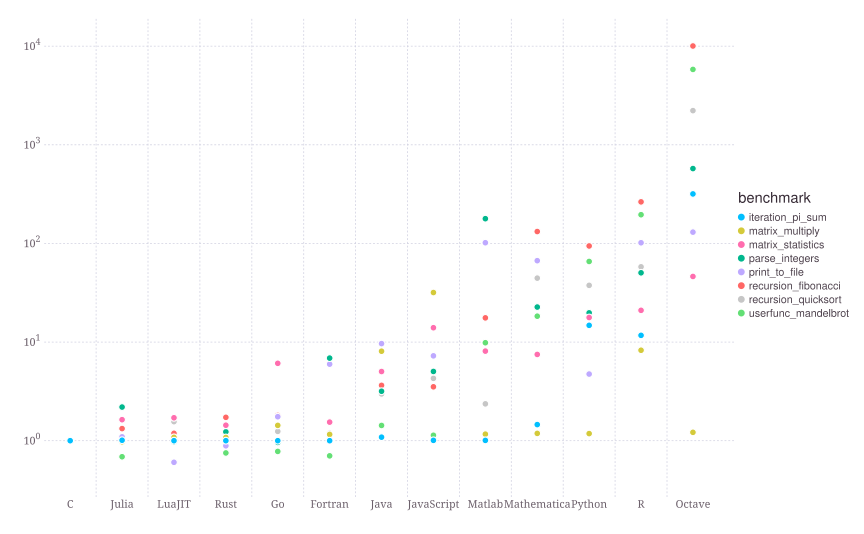

Reproduce this figure in Julia.
# Producing the Julia Microbenchmarks plot

# Load the required Julia packages
using Base.MathConstants
using CSV
using DataFrames
using Gadfly
using StatsBase

# Load benchmark data from file
benchmarks =
    CSV.read("benchmarks.csv", DataFrame; header = ["language", "benchmark", "time"])

# Capitalize and decorate language names from datafile
dict = Dict(
    "c" => "C",
    "julia" => "Julia",
    "lua" => "LuaJIT",
    "fortran" => "Fortran",
    "java" => "Java",
    "javascript" => "JavaScript",
    "matlab" => "Matlab",
    "mathematica" => "Mathematica",
    "python" => "Python",
    "octave" => "Octave",
    "r" => "R",
    "rust" => "Rust",
    "go" => "Go",
);
benchmarks[!, :language] = [dict[lang] for lang in benchmarks[!, :language]]

# Normalize benchmark times by C times
ctime = benchmarks[benchmarks[!, :language] .== "C", :]
benchmarks = innerjoin(benchmarks, ctime, on = :benchmark, makeunique = true)
select!(benchmarks, Not(:language_1))
rename!(benchmarks, :time_1 => :ctime)
benchmarks[!, :normtime] = benchmarks[!, :time] ./ benchmarks[!, :ctime];

# Compute the geometric mean for each language
langs = [];
means = [];
priorities = [];
for lang in benchmarks[!, :language]
    data = benchmarks[benchmarks[!, :language] .== lang, :]
    gmean = geomean(data[!, :normtime])
    push!(langs, lang)
    push!(means, gmean)
    if (lang == "C")
        push!(priorities, 1)
    elseif (lang == "Julia")
        push!(priorities, 2)
    else
        push!(priorities, 3)
    end
end

# Add the geometric means back into the benchmarks dataframe
langmean = DataFrame(language = langs, geomean = means, priority = priorities)
benchmarks = innerjoin(benchmarks, langmean, on = :language)

# Put C first, Julia second, and sort the rest by geometric mean
sort!(benchmarks, [:priority, :geomean]);
sort!(langmean, [:priority, :geomean]);

p = plot(
    benchmarks,
    x = :language,
    y = :normtime,
    color = :benchmark,
    Scale.y_log10,
    Guide.ylabel(nothing),
    Guide.xlabel(nothing),
    Theme(
        guide_title_position = :left,
        colorkey_swatch_shape = :circle,
        minor_label_font = "Georgia",
        major_label_font = "Georgia",
    ),
)

draw(SVG("benchmarks.svg", 9inch, 9inch / golden), p)
